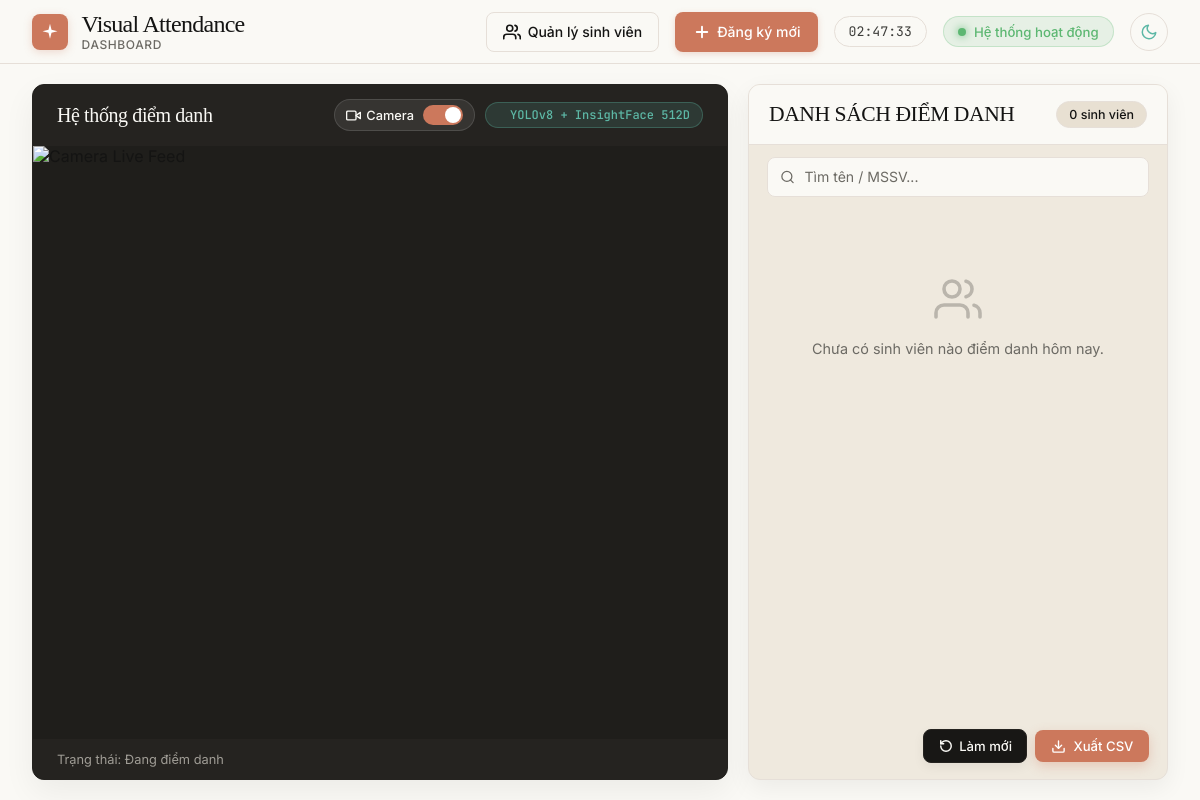
Before: / with the older database file.
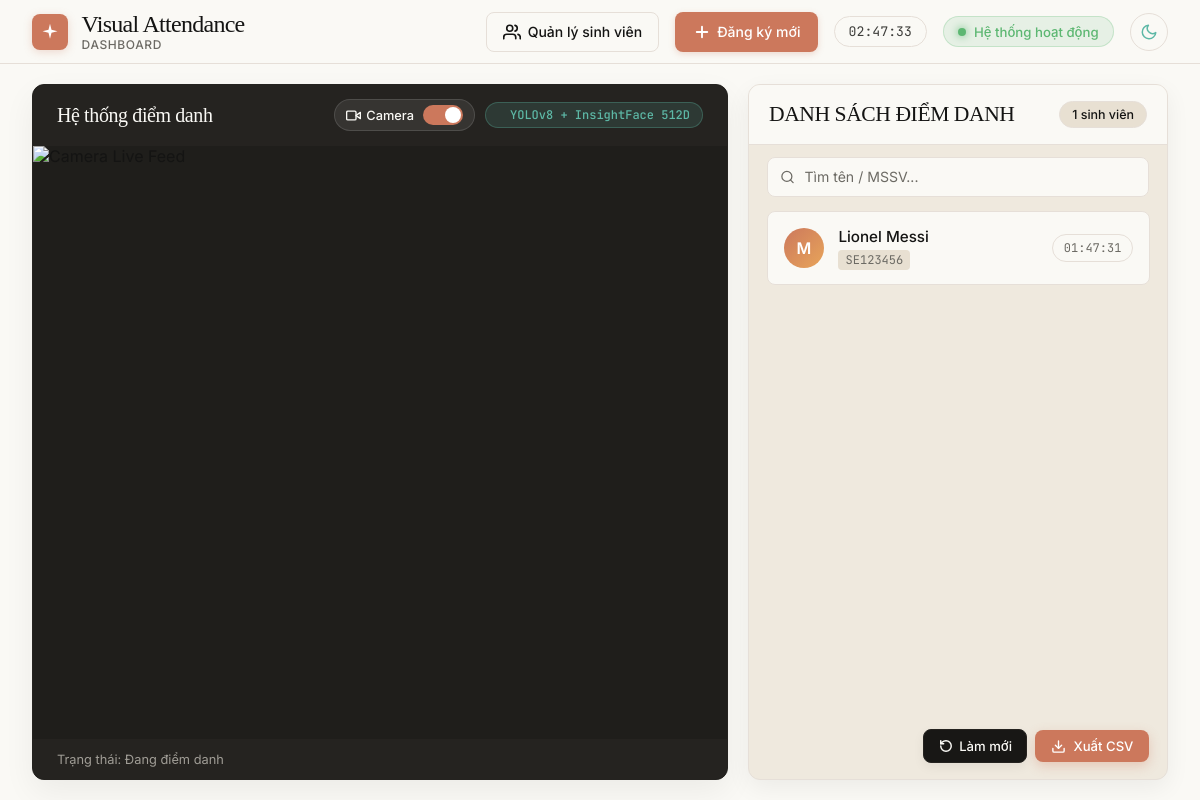
After: the same page with the newer database file.
### tables this page shows
CREATE TABLE students (
            student_code TEXT PRIMARY KEY,
            name TEXT NOT NULL,
            embedding TEXT NOT NULL
        );

CREATE TABLE attendance (
            id INTEGER PRIMARY KEY AUTOINCREMENT,
            student_code TEXT NOT NULL,
            timestamp DATETIME DEFAULT CURRENT_TIMESTAMP,
            FOREIGN KEY (student_code) REFERENCES students (student_code)
        );

### app.py (the view)
@app.get("/")
async def index(request: Request):
    refresh_student_cache()
    attendance = get_today_attendance()
    return templates.TemplateResponse(request=request, name="index.html", context={"attendance": attendance})

### templates/index.html (shortened to what this page needs)
<!DOCTYPE html>
<html lang="vi" data-theme="dark">
<head>
</head>
<body>
    <header>
        <div class="brand">
            <div class="brand-icon">
                <svg width="20" height="20" viewBox="0 0 24 24" fill="currentColor">
                    <path d="M12 2L13.8 9.2L21 11L13.8 12.8L12 20L10.2 12.8L3 11L10.2 9.2L12 2Z" />
                </svg>
            </div>
            <div>
                <h1 class="brand-title">Visual Attendance</h1>
                <div class="brand-subtitle">Dashboard</div>
            </div>
        </div>
        <div class="header-meta">
            <button class="btn-manage" onclick="openManageModal()">
                <span>Quản lý sinh viên</span>
            </button>
            <button class="btn-register" onclick="openRegisterModal()">
                <svg width="18" height="18" viewBox="0 0 24 24" fill="none" stroke="currentColor" stroke-width="2.5"
                    stroke-linecap="round" stroke-linejoin="round">
                    <line x1="12" y1="5" x2="12" y2="19"></line>
                    <line x1="5" y1="12" x2="19" y2="12"></line>
                </svg>
                <span>Đăng ký mới</span>
            </button>
            <div class="live-clock" id="live-clock">--:--:--</div>
            <div class="status-badge" id="conn-status">
                <div class="status-dot"></div>
                <span>Hệ thống hoạt động</span>
            </div>
            <button class="btn-theme-toggle" id="theme-toggle-btn" onclick="toggleTheme()"
                title="Chuyển đổi giao diện Sáng / Tối">
                <svg class="moon-icon" width="18" height="18" viewBox="0 0 24 24" fill="none" stroke="currentColor"
                    stroke-width="2" stroke-linecap="round" stroke-linejoin="round">
                    <path d="M21 12.79A9 9 0 1 1 11.21 3 7 7 0 0 0 21 12.79z"></path>
                </svg>
            </button>
        </div>
    </header>
    <main>
        <section class="video-container">
            <div class="video-header">
                <div class="video-header-title">
                    <h2>Hệ thống điểm danh</h2>
                </div>
                <div style="display:flex; align-items:center; gap:0.6rem;">
                    <label class="ios-toggle-wrapper" title="tắt / bật Camera">
                        <span class="ios-toggle-title">
                            <svg width="15" height="15" viewBox="0 0 24 24" fill="none" stroke="currentColor"
                                stroke-width="2.2" stroke-linecap="round" stroke-linejoin="round">
                                <path d="M23 7l-7 5 7 5V7z"></path>
                                <rect x="1" y="5" width="15" height="14" rx="2" ry="2"></rect>
                            </svg>
                            <span id="cam-toggle-text">Camera</span>
                        </span>
                        <span class="ios-switch">
                            <span class="ios-slider"></span>
                        </span>
                    </label>
                    <div class="pipeline-pill">
                        <span
                            style="width: 6px; height: 6px; background: var(--accent-cyan); border-radius: 50%;"></span>
                        YOLOv8 + InsightFace 512D
                    </div>
                </div>
            </div>
            <div class="video-wrapper">
                <img src="/video_feed" class="video-feed" id="main-video-feed" alt="Camera Live Feed">
            </div>
            <div class="video-footer">
                <span id="video-footer-status">Trạng thái: Đang điểm danh</span>
            </div>
        </section>
        <section class="attendance-panel">
            <div class="panel-header">
                <div>
                    <h2 class="panel-title">DANH SÁCH ĐIỂM DANH</h2>
                </div>
                <div style="display:flex; align-items:center; gap:0.6rem;">
                    <div class="count-chip" id="total-count">
                        {{ attendance|length if attendance else 0 }} sinh viên
                    </div>
                </div>
            </div>
            <div class="search-box">
                <div style="position: relative; width: 100%;">
                    <input type="text" class="search-input" id="search-input" placeholder="Tìm tên / MSSV..."
                        oninput="filterAttendance()" style="padding-left: 2.3rem;">
                </div>
            </div>
            <ul class="attendance-list" id="attendance-list">
                {% if attendance %}
                {% for p in attendance %}
                <li class="attendance-item" data-code="{{ p.student_code }}" data-name="{{ p.name }}">
                    <div class="avatar">{{ (p.name.strip().split()[-1][0].upper()) if p.name else '?' }}</div>
                    <div class="student-info">
                        <div class="student-name-box">
                            <div class="student-name" title="{{ p.name }}">{{ p.name }}</div>
                        </div>
                        <span class="student-code">{{ p.student_code }}</span>
                    </div>
                    <div class="time-badge">{{ p.time }}</div>
                </li>
                {% endfor %}
                {% else %}
                <div class="empty-state" id="empty-state">
                    <svg viewBox="0 0 24 24" fill="none" stroke="currentColor" stroke-width="1.8" stroke-linecap="round"
                        stroke-linejoin="round">
                        <path d="M17 21v-2a4 4 0 0 0-4-4H5a4 4 0 0 0-4 4v2"></path>
                        <circle cx="9" cy="7" r="4"></circle>
                        <path d="M23 21v-2a4 4 0 0 0-3-3.87"></path>
                        <path d="M16 3.13a4 4 0 0 1 0 7.75"></path>
                    </svg>
                    <p>Chưa có sinh viên nào điểm danh hôm nay.</p>
                </div>
                {% endif %}
            </ul>
            <div class="floating-panel-actions">
                <button class="btn-reset-floating" onclick="resetAttendanceAction()"
                    title="Reset danh sách điểm danh hôm nay">
                    <svg width="14" height="14" viewBox="0 0 24 24" fill="none" stroke="currentColor" stroke-width="2.5"
                        stroke-linecap="round" stroke-linejoin="round">
                        <path d="M3 12a9 9 0 1 0 9-9 9.75 9.75 0 0 0-6.74 2.74L3 8"></path>
                        <path d="M3 3v5h5"></path>
                    </svg>
                    <span>Làm mới</span>
                </button>
                <button class="btn-export-csv-floating" onclick="exportAttendanceCSV()"
                    title="Xuất danh sách điểm danh hôm nay ra file CSV">
                    <svg width="15" height="15" viewBox="0 0 24 24" fill="none" stroke="currentColor" stroke-width="2.2"
                        stroke-linecap="round" stroke-linejoin="round">
                        <path d="M21 15v4a2 2 0 0 1-2 2H5a2 2 0 0 1-2-2v-4"></path>
                        <polyline points="7 10 12 15 17 10"></polyline>
                        <line x1="12" y1="15" x2="12" y2="3"></line>
                    </svg>
                    <span>Xuất CSV</span>
                </button>
            </div>
        </section>
    </main>
</body>
</html>

Changed rows visible on the page:
added attendance: name "Lionel Messi", student_code "SE123456", time "01:47:31"
added students: name "M"
Other visible differences:
{{ attendance|length if attendance else 0 }}: "0" → "1"
text no longer shown: "Chưa có sinh viên nào điểm danh hôm nay."
